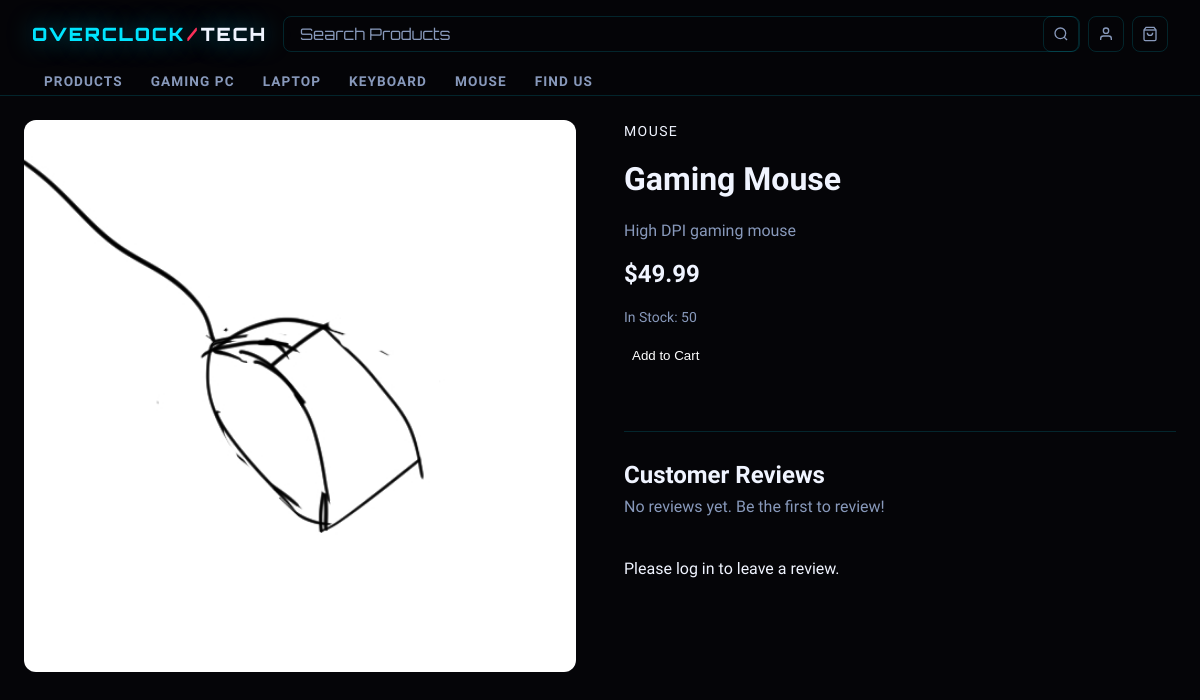
The page /product.php?id=4 on the database as committed earlier.
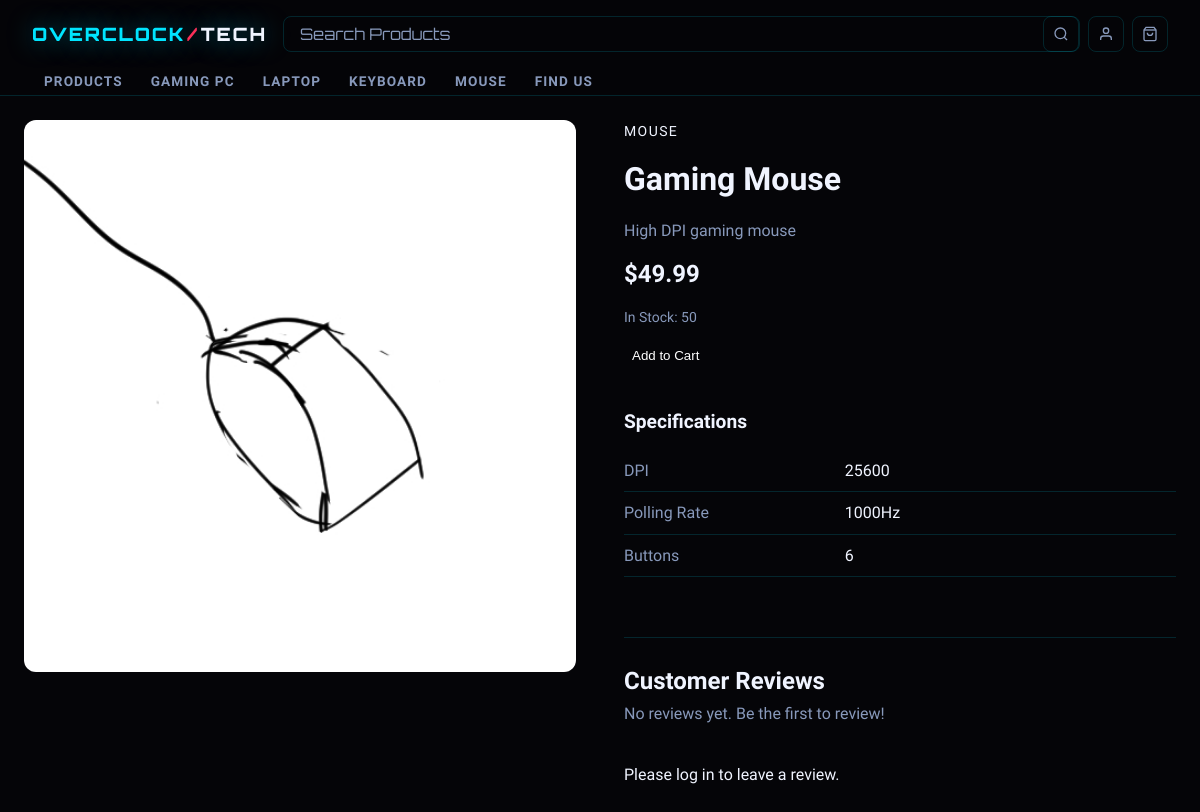
The same page on the database as committed later.
### tables this page shows
CREATE TABLE `product_specs` (
  `spec_id` int(11) NOT NULL AUTO_INCREMENT,
  `product_id` int(11) DEFAULT NULL,
  `spec_name` varchar(100) NOT NULL,
  `spec_value` varchar(255) NOT NULL,
  PRIMARY KEY (`spec_id`),
  KEY `product_id` (`product_id`),
  CONSTRAINT `product_specs_ibfk_1` FOREIGN KEY (`product_id`) REFERENCES `products` (`product_id`)
);

### product.php (the view, shortened to what the changed rows need)
<?php
require_once 'db.php';
$product_id = isset($_GET['id']) ? (int)$_GET['id'] : null;
$stmt = $pdo->prepare("SELECT * FROM products WHERE product_id = ?");
$stmt->execute([$product_id]);
$product = $stmt->fetch();
$stmt = $pdo->prepare("SELECT * FROM product_specs WHERE product_id = ?");
$stmt->execute([$product_id]);
$specs = $stmt->fetchAll();
?>
<!DOCTYPE html>
<html lang="en">
<head>
  <link rel="stylesheet" href="css/style.css">
</head>
<body>
  <?php include 'includes/nav.php'; ?>
  <main class="product-page">
    <div class="product-details">
      <div class="product-info">
        <h1><?= htmlspecialchars($product['name']) ?></h1>
        <?php if (!empty($specs)): ?>
          <div class="product-specs">
            <h2>Specifications</h2>
            <table class="specs-table">
              <?php foreach ($specs as $spec): ?>
                <tr>
                  <td class="spec-name"><?= htmlspecialchars($spec['spec_name']) ?></td>
                  <td class="spec-value"><?= htmlspecialchars($spec['spec_value']) ?></td>
                </tr>
              <?php endforeach; ?>
            </table>
          </div>
        <?php endif; ?>
        <div class="reviews-section">
          <h2>Customer Reviews
          </h2>
        </div>
      </div>
    </div>
  </main>
</body>
</html>

### includes/nav.php (shortened to what the changed rows need)
<?php
$activePage = $activePage ?? '';
$basePath   = $basePath ?? '';
$navItems = [
  ['href' => $basePath . 'products.php',                'label' => 'Products',   'key' => 'products'],
  ['href' => $basePath . 'products.php?category=1',     'label' => 'Gaming PC',  'key' => 'gaming-pc'],
  ['href' => $basePath . 'products.php?category=2',     'label' => 'Laptop',     'key' => 'laptop'],
  ['href' => $basePath . 'products.php?category=3',     'label' => 'Keyboard',   'key' => 'keyboard'],
  ['href' => $basePath . 'products.php?category=4',     'label' => 'Mouse',      'key' => 'mouse'],
  ['href' => $basePath . 'findus.php',                  'label' => 'Find Us',    'key' => 'find-us'],
];
?>
<nav class="navbar" aria-label="Main navigation">
  <ul class="nav-links" id="navLinks" role="menubar">
    <?php foreach ($navItems as $item): ?>
      <li role="none">
        <a href="<?= $item['href'] ?>"
           class="<?= $activePage === $item['key'] ? 'active' : '' ?>"
           role="menuitem"
           aria-current="<?= $activePage === $item['key'] ? 'page' : 'false' ?>">
          <?= $item['label'] ?>
        </a>
      </li>
    <?php endforeach; ?>
  </ul>
</nav>

Rows that differ between the two databases and show on the page:
added product_specs: spec_name "DPI", spec_value "25600"
added product_specs: spec_name "Polling Rate", spec_value "1000Hz"
added product_specs: spec_name "Buttons", spec_value "6"
Other text that changed with them:
text now shown: "Specifications"
